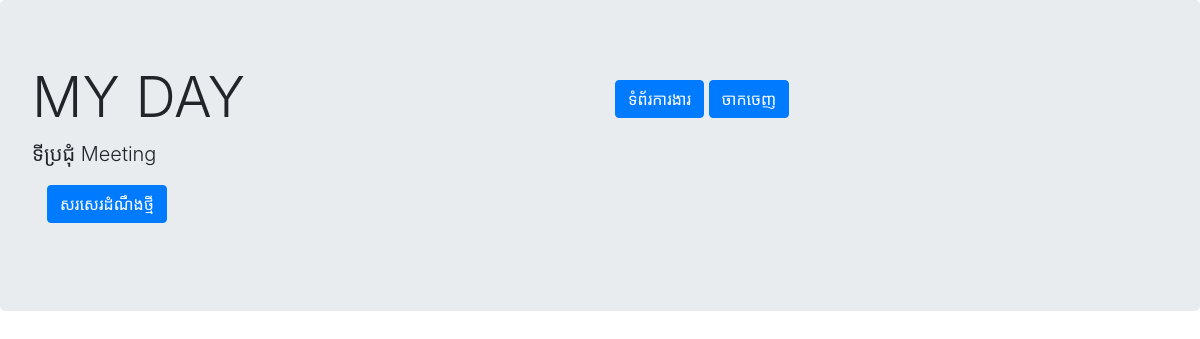
Before: /news/ with the older database file.
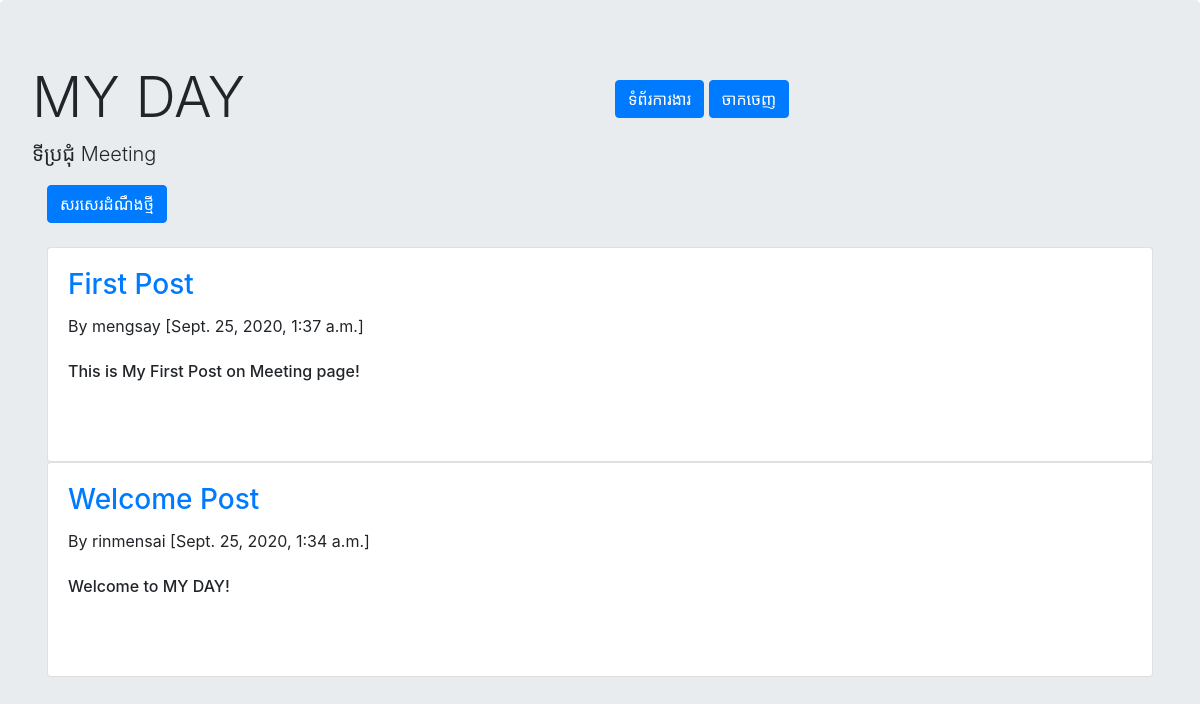
After: the same page with the newer database file.
### mydaypost/models.py (models this page shows, shortened)
class NewsModel(models.Model):
    created_at = models.DateTimeField(auto_now_add=True)
    updated_at = models.DateTimeField(auto_now=True)
    author = models.ForeignKey(User, on_delete=models.CASCADE)
    title = models.CharField(max_length = 100)
    content = models.TextField()
    class Meta:
        ordering = ['-created_at']

### mydaypost/views.py (the view)
# urls.py: path('news/', NewsList.as_view(), name='news'),
class NewsList(ListView):
    template_name = 'newslist.html'
    model = NewsModel

### templates/newslist.html (shortened to what this page needs)
{% extends 'base.html' %}
{% block header %}
<div class="jumbotron">
    <div class="row">
        <div class="col-sm">
          <h1 class="display-4">MY DAY</h1>
          <p class="lead">ទីប្រជុំ Meeting</p>
        </div>
        <div class="col-sm">
          <a href="{% url 'home' %}" class="btn btn-primary">ទំព័រការងារ</a>
          <a href="{% url 'logout' %}" class="btn btn-primary">ចាកចេញ</a>
        </div>
</div>
{% endblock header %}
{% block content %}
<div class='container'>
    <a href="{% url 'createNews' %}" class="btn btn-primary">សរសេរដំណឹងថ្មី</a>
    <br><br>
        {% for item in object_list %}
        <div class="card">
            <div class="card-body">
            <h3 class="card-title"><a href="{% url 'newsdetail' item.pk %}">{{ item.title }}</a></h3>
            <h7 >By {{ item.author }}    [{{ item.created_at }}]</h7><br><br>
            <h6 class="card-title">{{ item.content }}</h6>
            <br><br>
            </div>
        </div>
        {% endfor %}
</div>
{% endblock content %}

Changed rows visible on the page:
added NewsModel: title "First Post", author "mengsay", created_at "Sept. 25, 2020, 1:37 a.m.", content "This is My First Post on Meeting page!"
added NewsModel: title "Welcome Post", author "rinmensai", created_at "Sept. 25, 2020, 1:34 a.m.", content "Welcome to MY DAY!"
